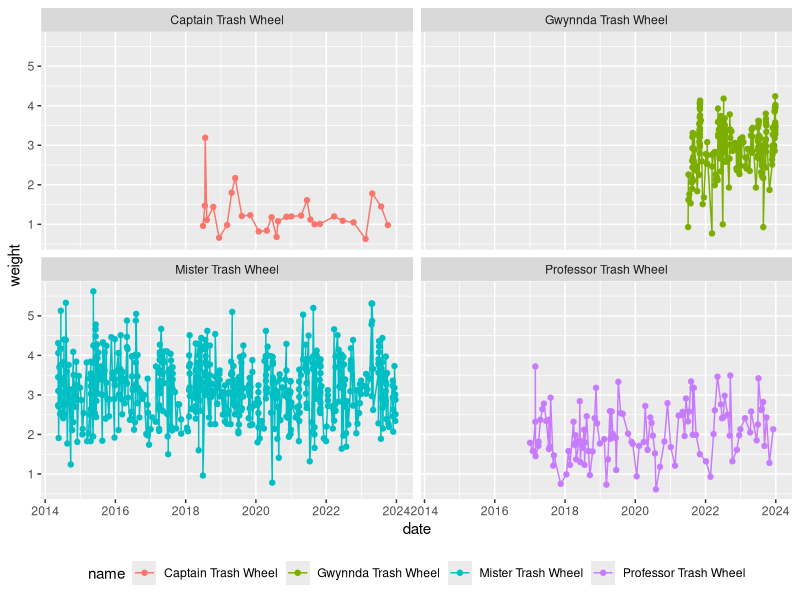
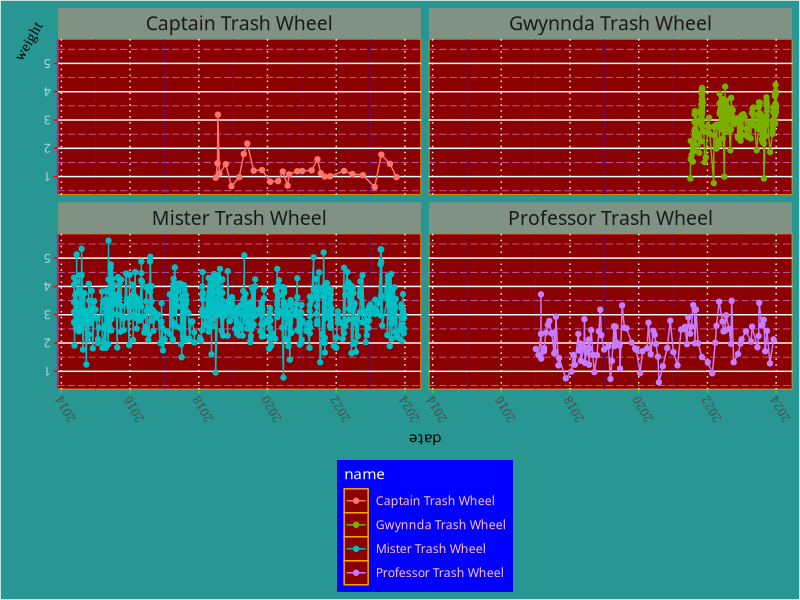

R code for these plots, in order:
## ---- chunk 1
#| message: false

# read in packages
library(tidyverse)

# read in data
trashwheel <- read_csv(here::here("workshop", "data", "trashwheel.csv"))
## ---- chunk 2
trash_plot <- ggplot(data = trashwheel,      # use the trash wheel data frame
                     aes(x = date,           # put date on the x-axis
                         y = weight,         # put weight on the y-axis
                         color = name)) +    # color everything by the name of the trash wheel
  geom_point() +                             # make a layer of points
  geom_line() +                              # make a layer of lines
  theme(legend.position = "bottom") +        # put the legend on the bottom
  facet_wrap(~ name)                         # separate the trash wheels into different columns

trash_plot
## ---- chunk 3
trash_plot +
  theme(
    
    # axis adjustments
    axis.title.x = element_text(angle = 180, family = "Papyrus"),
    axis.title.y = element_text(angle = 60, family = "Times New Roman"),
    axis.text.x = element_text(angle = 120, family = "Garamond"),
    axis.text.y = element_text(color = "lightblue", angle = 180, family = "Bradley Hand"),
    axis.ticks.y = element_line(color = "red"),
    axis.ticks.x.bottom = element_line(color = "limegreen"),
    axis.line.y = element_line(color = "purple"),
    
    # legend adjustments
    legend.background = element_rect(fill = "blue"),
    legend.direction = "vertical",
    legend.title = element_text(color = "white", family = "American Typewriter"),
    legend.text = element_text(color = "pink", family = "Curlz MT"),
    
    # panel adjustments
    panel.background = element_rect(color = "orange", fill = "darkred"),
    panel.grid.major.x = element_line(linetype = 3),
    panel.grid.minor.x = element_line(linetype = 6, color = "purple4"),
    panel.grid.minor.y = element_line(linetype = 5, color = "orchid"),
    
    # plot (as in, everything that's not the panel)
    plot.background = element_rect(fill = "#289793"),
    
    # strips for the facet
    strip.background = element_rect(fill = "#809283"),
    strip.text = element_text(size = 14, family = "Imprint MT Shadow")
    
  )
